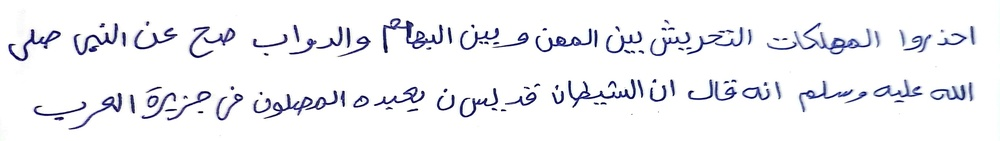
#> input picture src/bakTest/CamScanner 07-26-2024 23.05_1.jpg, 1000 x 141 px, shrunk from 3296 x 465 before the run
$ python -i preprocessing.py   (imports and definitions only)
#> lines starting #> are read from the running program, lines starting #| are printed output that depends on the picture; after the words box and inside, x2 and y2 are one past the last pixel; in counts of white or black regions, pixels touching at a corner belong together
#> further down, picture is the input picture: shape (141, 1000, 3); mean B, G, R 244.2, 240.6, 240.3
import numpy as np
import cv2 as cv
from scipy.ndimage import interpolation as inter
from PIL import Image as im


def binary_otsus(image, filter: int = 1):
    """Binarize an image 0's and 255's using Otsu's Binarization"""
#> called with filter = 1

    if len(image.shape) == 3:
        gray_img = cv.cvtColor(image, cv.COLOR_BGR2GRAY)
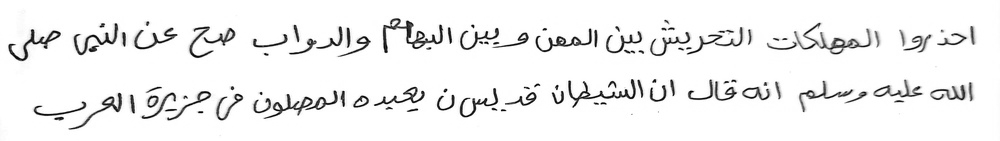
#> gray_img: shape (141, 1000); min 1, max 255, mean 240.9
    else:
        gray_img = image

    # Otsus Binarization
    if filter != 0:
        blur = cv.GaussianBlur(gray_img, (3, 3), 0)
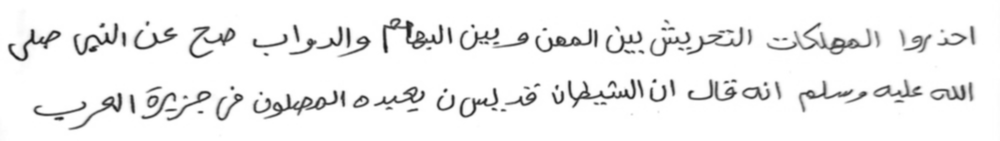
#> blur: shape (141, 1000); min 26, max 255, mean 240.9
        binary_img = cv.threshold(blur, 0, 255, cv.THRESH_BINARY + cv.THRESH_OTSU)[1]
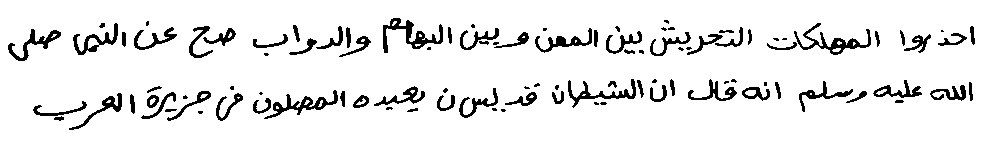
#> binary_img: shape (141, 1000); 91.6% white; 101 black regions (33 under 20 px), largest, box (x1, y1, x2, y2) and area: (383, 18, 443, 53) 644, (794, 23, 871, 55) 599, (264, 90, 338, 119) 540
    else:
        binary_img = cv.threshold(gray_img, 0, 255, cv.THRESH_BINARY + cv.THRESH_OTSU)[
            1
        ]

    # Morphological Opening
    # kernel = np.ones((3,3),np.uint8)
    # clean_img = cv.morphologyEx(binary_img, cv.MORPH_OPEN, kernel)

    return binary_img


# [74 lines left out: functions find_score, deskew, vexpand, hexpand, valid, dfs, not called in this run]

>>> import cv2
>>> picture = cv2.imread('bakTest/CamScanner 07-26-2024 23.05_1.jpg')
>>> result = binary_otsus(picture)

$ run again, on src/bakTest/CamScanner 07-26-2024 23.05_2.jpg
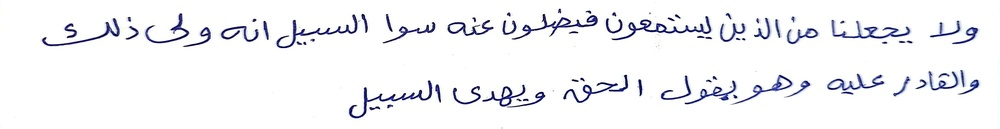
#> input picture src/bakTest/CamScanner 07-26-2024 23.05_2.jpg, 1000 x 129 px, shrunk from 3300 x 425 before the run
#> picture is the input picture: shape (129, 1000, 3); mean B, G, R 246, 243.1, 242.8
#> in binary_otsus, `blur = cv.GaussianBlur(gray_img, (3, 3), 0)`:
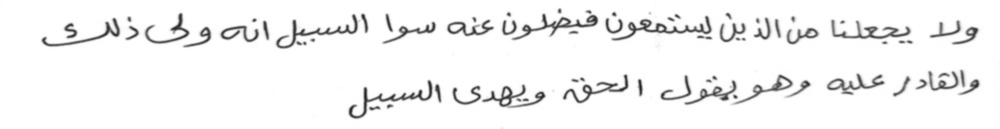
#> blur: shape (129, 1000); min 35, max 255, mean 243.3
#> in binary_otsus, `binary_img = cv.threshold(blur, 0, 255, cv.THRESH_BINARY + cv.THRESH_O..`:
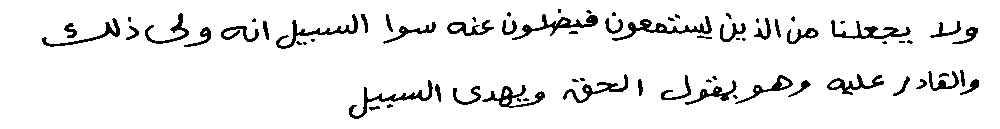
#> binary_img: shape (129, 1000); 93% white; 72 black regions (28 under 20 px), largest, box (x1, y1, x2, y2) and area: (612, 16, 712, 41) 581, (512, 14, 598, 40) 536, (349, 80, 433, 119) 504

$ run again, on src/bakTest/capr14 - Copy.jpg
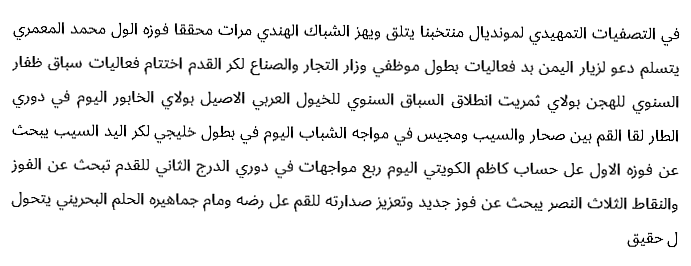
#> input picture src/bakTest/capr14 - Copy.jpg, 691 x 266 px
#> picture is the input picture: shape (266, 691, 3); min 0, max 255, mean 239.7
#> in binary_otsus, `blur = cv.GaussianBlur(gray_img, (3, 3), 0)`:
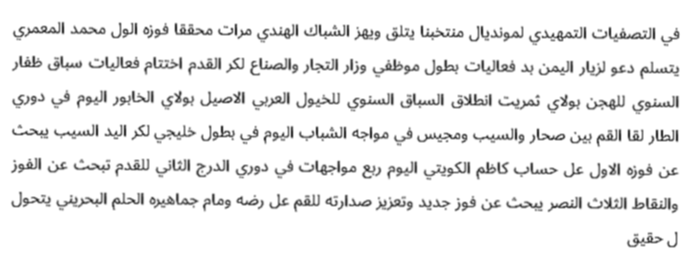
#> blur: shape (266, 691); min 37, max 255, mean 239.7
#> in binary_otsus, `binary_img = cv.threshold(blur, 0, 255, cv.THRESH_BINARY + cv.THRESH_O..`:
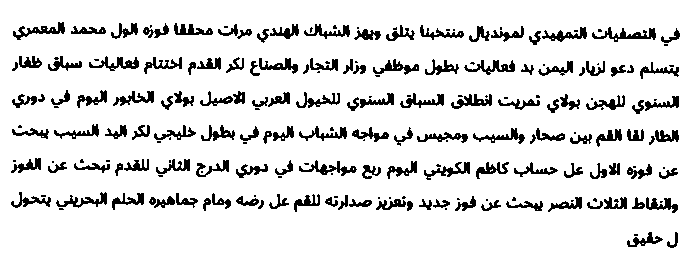
#> binary_img: shape (266, 691); 88.6% white; 203 black regions (68 under 20 px), largest, box (x1, y1, x2, y2) and area: (592, 27, 656, 42) 358, (13, 22, 65, 40) 317, (299, 160, 357, 176) 313
